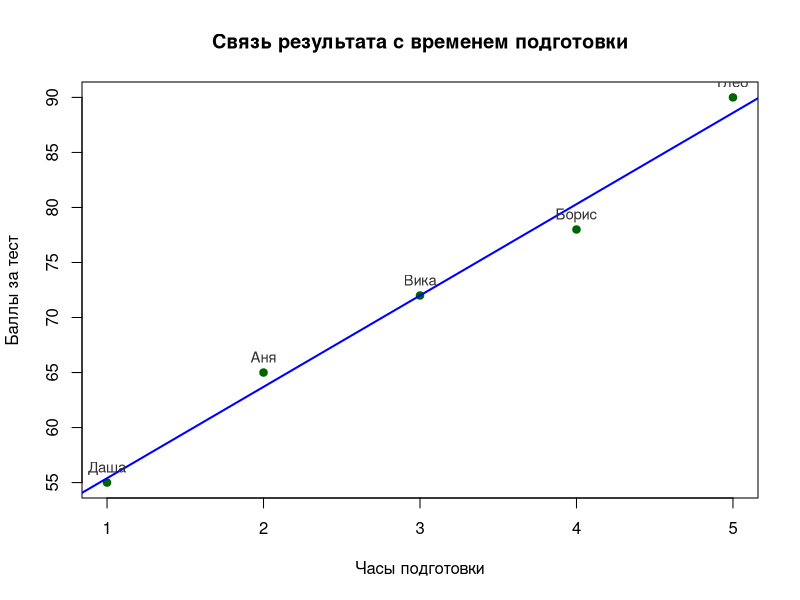

Reproduce this figure in R.
# Построить scatter plot (диаграмму рассеяния) для оценки связи
# между временем подготовки (часы) и результатом теста (балл).
# Каждая точка — один студент. Легко увидеть тенденцию.


# МАЛЕНЬКИЙ ДАТАСЕТ (5 СТРОК)
student <- c("Аня", "Борис", "Вика", "Глеб", "Даша")
hours   <- c(2, 4, 3, 5, 1)      # часы подготовки
score   <- c(65, 78, 72, 90, 55) # итоговый балл

df_exam <- data.frame(Student = student, Hours = hours, Score = score)
df_exam
str(df_exam)

# СТРОИМ ТОЧКИ: X = ЧАСЫ, Y = БАЛЛ
plot(
  x = df_exam$Hours,
  y = df_exam$Score,
  main = "Связь результата с временем подготовки",
  xlab = "Часы подготовки",
  ylab = "Баллы за тест",
  pch = 19,            # маркер точки (19 — плотный круг)
  col = "darkgreen"
)

# (НЕОБЯЗАТЕЛЬНО) ДОБАВИМ ЛИНЕЙНЫЙ ТРЕНД
# lm(y ~ x) — линейная регрессия, abline() — линия на график.
model <- lm(Score ~ Hours, data = df_exam)
abline(model, col = "blue", lwd = 2)

# (НЕОБЯЗАТЕЛЬНО) ПОДПИШЕМ ИМЕНА РЯДОМ С ТОЧКАМИ
# 'pos' управляет позиционированием подписи: 1-ниже,2-левее,3-выше,4-правее
text(
  x = df_exam$Hours,
  y = df_exam$Score,
  labels = df_exam$Student,
  pos = 3, cex = 0.9, col = "gray20"
)
